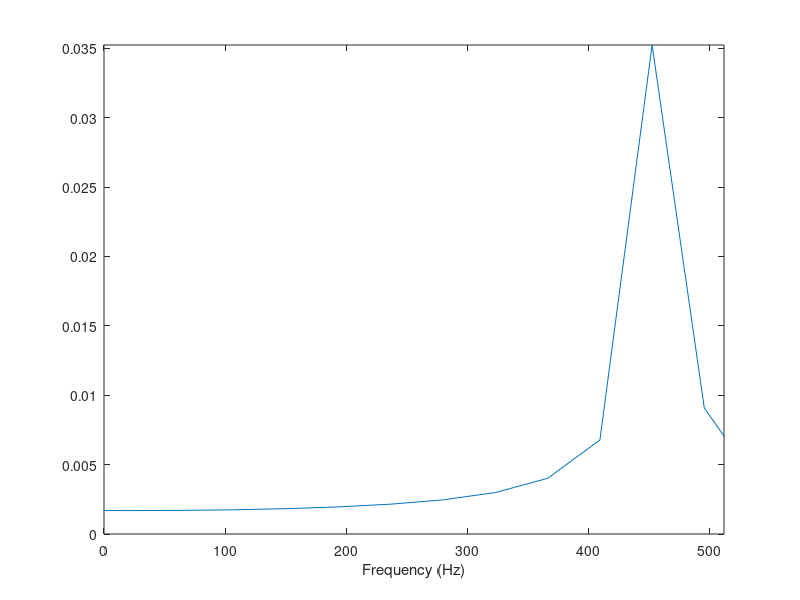

The MATLAB source for this figure: (Note: this script raises an error after producing the figure.)
fs = 44100;
t = 0 : 1/fs : 5;
f1 = 440;
f2 = 2 * f1
f3 = 3 * f1;
f4 = 4 * f1;
A1 = .3; A2 = A1/2; A3 = A1/3; A4 = A1/4;
w = 0;

y1 = A1 * sin( 2 * pi * f1 * t + w );
y2 = A2 * sin( 2 * pi * f2 * t + w );
y3 = A3 * sin( 2 * pi * f3 * t + w );
y4 = A4 * sin( 2 * pi * f4 * t + w );
y = (y1+y2+y3+y4)/4;

audiowrite('melody.wav', y, fs);

Y = fft(y);
plot(abs(Y))

N = 1024
transform = fft(y,N)/N;
magTransform = abs(transform);

faxis = linspace(-fs/2,fs/2,N);
plot(faxis,fftshift(magTransform));
xlabel('Frequency (Hz)')
axis([0 length(faxis)/2, 0 max(magTransform)]) 
xt = get(gca,'XTick');  
set(gca,'XTickLabel', sprintf('%.0f|',xt));

win = 128
hop = win/2            
nfft = win
spectrogram(y,win,hop,nfft,fs,'yaxis')
yt = get(gca,'YTick');  
set(gca,'YTickLabel', sprintf('%.0f|',yt))